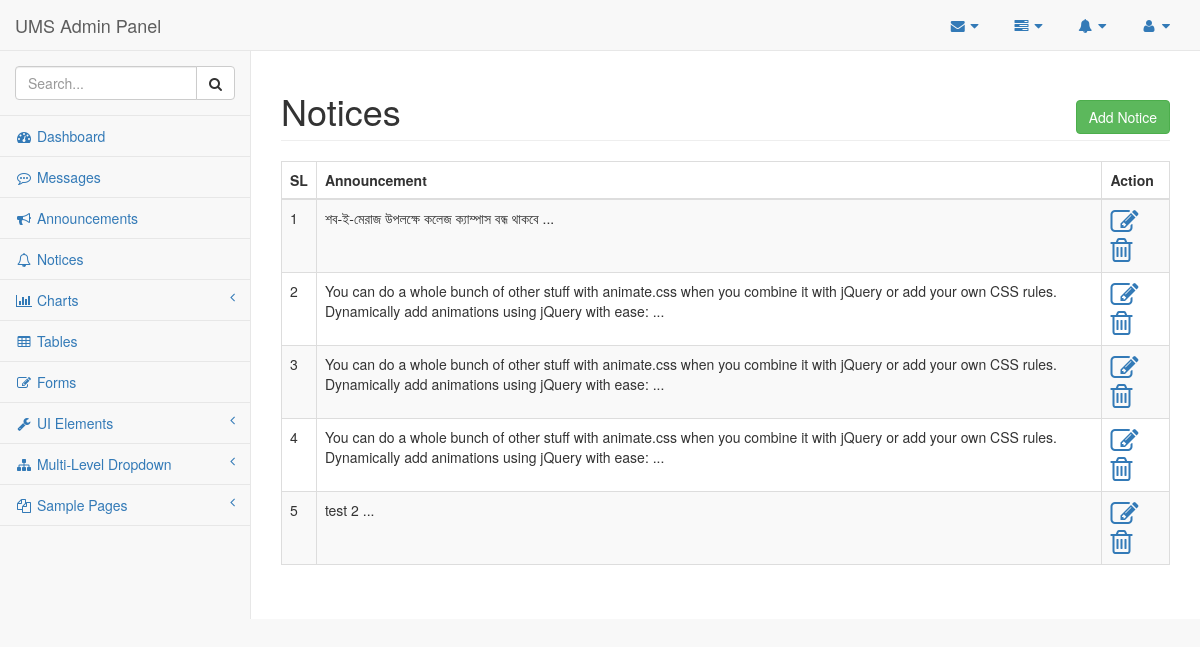
Page /admin/pages/notices.php on the committed database.
### tables this page shows
CREATE TABLE `notices` (
  `id` int(11) NOT NULL,
  `notice` text NOT NULL,
  `notice_file` varchar(255) NOT NULL
);

### admin/pages/notices.php (the view, shortened to what this page needs)
<?php session_start();
    require_once('config.php');
?>
<!DOCTYPE html>
<html lang="en">
<head>
    <link href="../vendor/bootstrap/css/bootstrap.min.css" rel="stylesheet">
    <link href="../vendor/metisMenu/metisMenu.min.css" rel="stylesheet">
    <link href="../dist/css/sb-admin-2.css" rel="stylesheet">
    <link href="../vendor/font-awesome/css/font-awesome.min.css" rel="stylesheet" type="text/css">
</head>
<body>
    <div id="wrapper">
        <nav class="navbar navbar-default navbar-static-top" role="navigation" style="margin-bottom: 0">
            <div class="navbar-header">
                <a class="navbar-brand" href="index.php">UMS Admin Panel</a>
            </div>
            <ul class="nav navbar-top-links navbar-right">
                <li class="dropdown">
                    <a class="dropdown-toggle" data-toggle="dropdown" href="#">
                        <i class="fa fa-envelope fa-fw"></i> <i class="fa fa-caret-down"></i>
                    </a>
                </li>
                <li class="dropdown">
                    <a class="dropdown-toggle" data-toggle="dropdown" href="#">
                        <i class="fa fa-tasks fa-fw"></i> <i class="fa fa-caret-down"></i>
                    </a>
                </li>
                <li class="dropdown">
                    <a class="dropdown-toggle" data-toggle="dropdown" href="#">
                        <i class="fa fa-bell fa-fw"></i> <i class="fa fa-caret-down"></i>
                    </a>
                </li>
                <li class="dropdown">
                    <a class="dropdown-toggle" data-toggle="dropdown" href="#">
                        <i class="fa fa-user fa-fw"></i> <i class="fa fa-caret-down"></i>
                    </a>
                </li>
            </ul>
            <div class="navbar-default sidebar" role="navigation">
                <div class="sidebar-nav navbar-collapse">
                    <ul class="nav" id="side-menu">
                        <li class="sidebar-search">
                            <div class="input-group custom-search-form">
                                <input type="text" class="form-control" placeholder="Search...">
                                <span class="input-group-btn">
                                <button class="btn btn-default" type="button">
                                    <i class="fa fa-search"></i>
                                </button>
                            </span>
                            </div>
                        </li>
                        <li>
                            <a href="index.php"><i class="fa fa-dashboard fa-fw"></i> Dashboard</a>
                        </li>
                        <li>
                            <a href="messages.php"><i class="fa fa-commenting-o fa-fw"></i> Messages</a>
                        </li>
                        <li>
                            <a href="announcement.php"><i class="fa fa-bullhorn fa-fw"></i> Announcements</a>
                        </li>
                        <li>
                            <a href="#"><i class="fa fa-bell-o fa-fw"></i> Notices</a>
                        </li>
                        <li>
                            <a href="#"><i class="fa fa-bar-chart-o fa-fw"></i> Charts<span class="fa arrow"></span></a>
                        </li>
                        <li>
                            <a href="tables.html"><i class="fa fa-table fa-fw"></i> Tables</a>
                        </li>
                        <li>
                            <a href="forms.html"><i class="fa fa-edit fa-fw"></i> Forms</a>
                        </li>
                        <li>
                            <a href="#"><i class="fa fa-wrench fa-fw"></i> UI Elements<span class="fa arrow"></span></a>
                        </li>
                        <li>
                            <a href="#"><i class="fa fa-sitemap fa-fw"></i> Multi-Level Dropdown<span class="fa arrow"></span></a>
                        </li>
                        <li>
                            <a href="#"><i class="fa fa-files-o fa-fw"></i> Sample Pages<span class="fa arrow"></span></a>
                        </li>
                    </ul>
                </div>
            </div>
        </nav>
        <div id="page-wrapper">
            <div class="row">
                <div class="col-lg-12">
                    <h1 class="page-header">Notices <span class="pull-right"><a class="btn btn-success" href="notice-input.php">Add Notice</a></span></h1>
                     <div class="table-responsive">
                        <table class="table table-bordered table-hover table-striped">
                            <thead>
                                <tr>
                                    <th>SL</th>
                                    <th>Announcement</th>
                                    <th>Action</th>
                                </tr>
                            </thead>
                            <tbody>
                            <?php
                                $srl=1;
                                $dbdata = "SELECT * FROM notices";
                                $qre = mysqli_query($DBC, $dbdata);
                                while($info=mysqli_fetch_array($qre)){ ?>
                                    <tr>
                                        <td><?= $srl++; ?></td>
                                        <td><?= substr($info['notice'],0,270); ?> ...</td>
                                        <td>
                                            <a class="action-btn" href="notice-edit.php?nuid=<?= $info['id']; ?>"><i class="fa fa-2x fa-pencil-square-o"></i></a>
                                            <a class="action-btn" href="notice-delete.php?ndid=<?= $info['id']; ?>"><i class="fa fa-2x fa-trash-o"></i></a>
                                        </td>
                                    </tr>
                            <?php    }
                            ?>
                            </tbody>
                        </table>
                    </div>
                </div>
            </div>
        </div>
    </div>
</body>
</html>

### rows in the picture
notices: notice "শব-ই-মেরাজ উপলক্ষে কলেজ ক্যাম্পাস বন্ধ থাকবে"
notices: notice "You can do a whole bunch of other stuff with animate.css when you combine it with jQuery or add your own CSS rules. Dynamically add animations using jQuery with ease:"
notices: notice "You can do a whole bunch of other stuff with animate.css when you combine it with jQuery or add your own CSS rules. Dynamically add animations using jQuery with ease:"
notices: notice "You can do a whole bunch of other stuff with animate.css when you combine it with jQuery or add your own CSS rules. Dynamically add animations using jQuery with ease:"
notices: notice "test 2"
